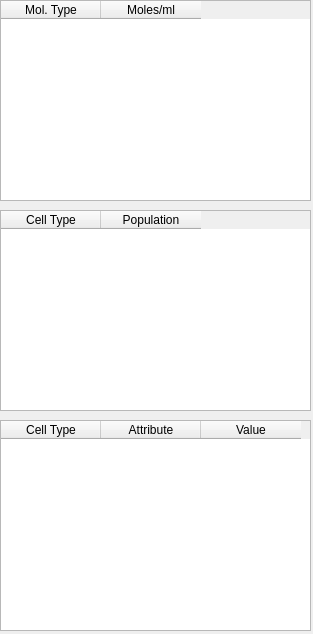
<ui version="4.0" >
 <class>dlgDataDialog</class>
 <widget class="QDialog" name="dlgDataDialog" >
  <property name="geometry" >
   <rect>
    <x>0</x>
    <y>0</y>
    <width>313</width>
    <height>634</height>
   </rect>
  </property>
  <property name="windowTitle" >
   <string>Data Summary</string>
  </property>
  <widget class="QTableWidget" name="tblAttributes" >
   <property name="geometry" >
    <rect>
     <x>0</x>
     <y>420</y>
     <width>311</width>
     <height>211</height>
    </rect>
   </property>
   <property name="selectionMode" >
    <enum>QAbstractItemView::NoSelection</enum>
   </property>
   <column>
    <property name="text" >
     <string>Cell Type</string>
    </property>
   </column>
   <column>
    <property name="text" >
     <string>Attribute</string>
    </property>
   </column>
   <column>
    <property name="text" >
     <string>Value</string>
    </property>
   </column>
  </widget>
  <widget class="QTableWidget" name="tblCellType" >
   <property name="geometry" >
    <rect>
     <x>0</x>
     <y>210</y>
     <width>311</width>
     <height>201</height>
    </rect>
   </property>
   <property name="selectionMode" >
    <enum>QAbstractItemView::NoSelection</enum>
   </property>
   <column>
    <property name="text" >
     <string>Cell Type</string>
    </property>
   </column>
   <column>
    <property name="text" >
     <string>Population</string>
    </property>
   </column>
  </widget>
  <widget class="QTableWidget" name="tblMolType" >
   <property name="enabled" >
    <bool>true</bool>
   </property>
   <property name="geometry" >
    <rect>
     <x>0</x>
     <y>0</y>
     <width>311</width>
     <height>201</height>
    </rect>
   </property>
   <property name="selectionMode" >
    <enum>QAbstractItemView::NoSelection</enum>
   </property>
   <column>
    <property name="text" >
     <string>Mol. Type</string>
    </property>
   </column>
   <column>
    <property name="text" >
     <string>Moles/ml</string>
    </property>
   </column>
  </widget>
 </widget>
 <resources/>
 <connections/>
</ui>
